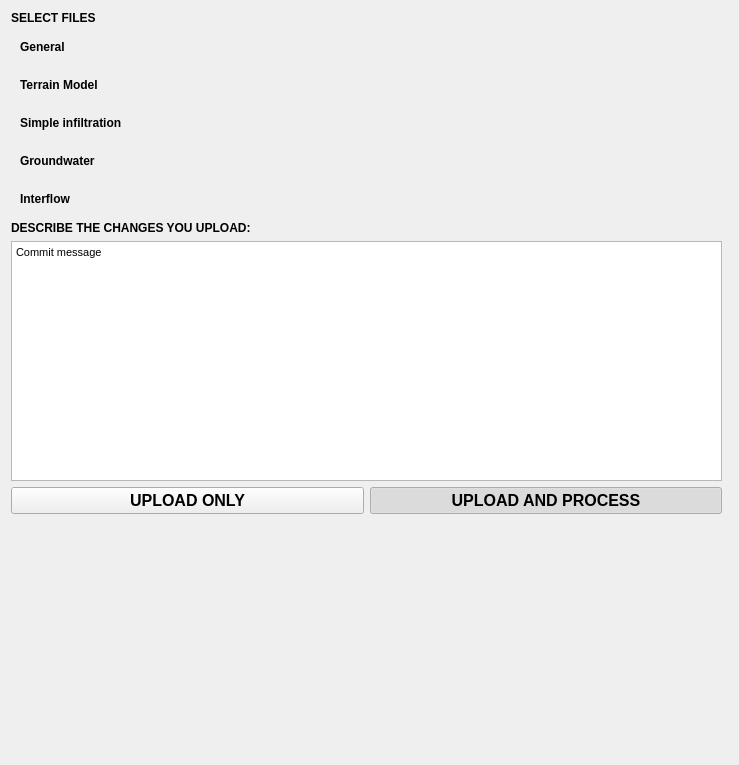
<?xml version="1.0" encoding="UTF-8"?>
<ui version="4.0">
 <class>Form</class>
 <widget class="QWidget" name="Form">
  <property name="windowModality">
   <enum>Qt::NonModal</enum>
  </property>
  <property name="geometry">
   <rect>
    <x>0</x>
    <y>0</y>
    <width>739</width>
    <height>765</height>
   </rect>
  </property>
  <property name="sizePolicy">
   <sizepolicy hsizetype="Preferred" vsizetype="Minimum">
    <horstretch>0</horstretch>
    <verstretch>0</verstretch>
   </sizepolicy>
  </property>
  <property name="minimumSize">
   <size>
    <width>720</width>
    <height>0</height>
   </size>
  </property>
  <property name="font">
   <font>
    <family>Segoe UI</family>
   </font>
  </property>
  <property name="windowTitle">
   <string>Select files</string>
  </property>
  <property name="autoFillBackground">
   <bool>true</bool>
  </property>
  <layout class="QGridLayout" name="gridLayout">
   <item row="10" column="0">
    <layout class="QGridLayout" name="gridLayout_2">
     <property name="bottomMargin">
      <number>0</number>
     </property>
     <item row="0" column="0">
      <widget class="QPushButton" name="pb_upload_only">
       <property name="font">
        <font>
         <pointsize>12</pointsize>
         <weight>75</weight>
         <bold>true</bold>
        </font>
       </property>
       <property name="text">
        <string>UPLOAD ONLY</string>
       </property>
       <property name="checkable">
        <bool>true</bool>
       </property>
       <property name="checked">
        <bool>false</bool>
       </property>
       <property name="autoExclusive">
        <bool>true</bool>
       </property>
      </widget>
     </item>
     <item row="0" column="1">
      <widget class="QPushButton" name="pb_upload_and_process">
       <property name="font">
        <font>
         <pointsize>12</pointsize>
         <weight>75</weight>
         <bold>true</bold>
        </font>
       </property>
       <property name="text">
        <string>UPLOAD AND PROCESS</string>
       </property>
       <property name="checkable">
        <bool>true</bool>
       </property>
       <property name="checked">
        <bool>true</bool>
       </property>
       <property name="autoExclusive">
        <bool>true</bool>
       </property>
      </widget>
     </item>
    </layout>
   </item>
   <item row="5" column="0">
    <widget class="QWidget" name="widget_groundwater" native="true">
     <layout class="QGridLayout" name="gridLayout_9">
      <item row="0" column="0">
       <widget class="QLabel" name="label_18">
        <property name="font">
         <font>
          <weight>75</weight>
          <bold>true</bold>
         </font>
        </property>
        <property name="text">
         <string>Groundwater </string>
        </property>
       </widget>
      </item>
     </layout>
    </widget>
   </item>
   <item row="8" column="0">
    <widget class="QTextEdit" name="te_upload_description">
     <property name="html">
      <string>&lt;!DOCTYPE HTML PUBLIC &quot;-//W3C//DTD HTML 4.0//EN&quot; &quot;http://www.w3.org/TR/REC-html40/strict.dtd&quot;&gt;
&lt;html&gt;&lt;head&gt;&lt;meta name=&quot;qrichtext&quot; content=&quot;1&quot; /&gt;&lt;style type=&quot;text/css&quot;&gt;
p, li { white-space: pre-wrap; }
&lt;/style&gt;&lt;/head&gt;&lt;body style=&quot; font-family:'Segoe UI'; font-size:8.25pt; font-weight:400; font-style:normal;&quot;&gt;
&lt;p style=&quot; margin-top:0px; margin-bottom:0px; margin-left:0px; margin-right:0px; -qt-block-indent:0; text-indent:0px;&quot;&gt;Commit message&lt;/p&gt;&lt;/body&gt;&lt;/html&gt;</string>
     </property>
    </widget>
   </item>
   <item row="1" column="0">
    <widget class="QLabel" name="label">
     <property name="font">
      <font>
       <weight>75</weight>
       <bold>true</bold>
      </font>
     </property>
     <property name="text">
      <string>SELECT FILES</string>
     </property>
    </widget>
   </item>
   <item row="0" column="0" colspan="2">
    <layout class="QVBoxLayout" name="svg_lout"/>
   </item>
   <item row="7" column="0">
    <widget class="QLabel" name="label_3">
     <property name="font">
      <font>
       <weight>75</weight>
       <bold>true</bold>
      </font>
     </property>
     <property name="text">
      <string>DESCRIBE THE CHANGES YOU UPLOAD:</string>
     </property>
    </widget>
   </item>
   <item row="11" column="0">
    <spacer name="verticalSpacer">
     <property name="orientation">
      <enum>Qt::Vertical</enum>
     </property>
     <property name="sizeHint" stdset="0">
      <size>
       <width>20</width>
       <height>40</height>
      </size>
     </property>
    </spacer>
   </item>
   <item row="2" column="0">
    <widget class="QWidget" name="widget_general" native="true">
     <layout class="QGridLayout" name="gridLayout_6">
      <item row="0" column="0">
       <widget class="QLabel" name="label_13">
        <property name="font">
         <font>
          <weight>75</weight>
          <bold>true</bold>
         </font>
        </property>
        <property name="text">
         <string>General</string>
        </property>
       </widget>
      </item>
     </layout>
    </widget>
   </item>
   <item row="3" column="0">
    <widget class="QWidget" name="widget_terrain_model" native="true">
     <layout class="QGridLayout" name="gridLayout_7">
      <item row="0" column="0">
       <widget class="QLabel" name="label_16">
        <property name="font">
         <font>
          <weight>75</weight>
          <bold>true</bold>
         </font>
        </property>
        <property name="text">
         <string>Terrain Model</string>
        </property>
       </widget>
      </item>
     </layout>
    </widget>
   </item>
   <item row="4" column="0">
    <widget class="QWidget" name="widget_simple_infiltration" native="true">
     <layout class="QGridLayout" name="gridLayout_8">
      <item row="0" column="0">
       <widget class="QLabel" name="label_17">
        <property name="font">
         <font>
          <weight>75</weight>
          <bold>true</bold>
         </font>
        </property>
        <property name="text">
         <string>Simple infiltration</string>
        </property>
       </widget>
      </item>
     </layout>
    </widget>
   </item>
   <item row="6" column="0">
    <widget class="QWidget" name="widget_interflow" native="true">
     <layout class="QGridLayout" name="gridLayout_10">
      <item row="0" column="0">
       <widget class="QLabel" name="label_19">
        <property name="font">
         <font>
          <weight>75</weight>
          <bold>true</bold>
         </font>
        </property>
        <property name="text">
         <string>Interflow</string>
        </property>
       </widget>
      </item>
     </layout>
    </widget>
   </item>
  </layout>
 </widget>
 <resources/>
 <connections/>
</ui>
